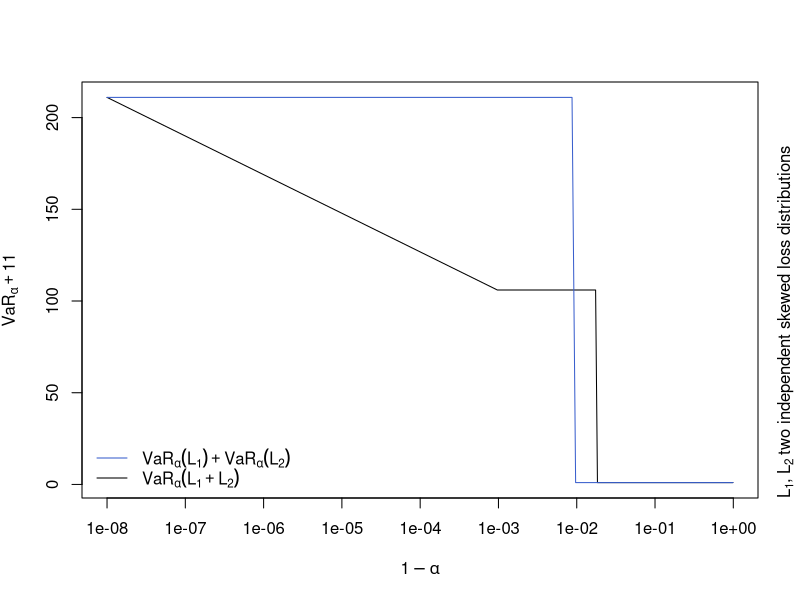
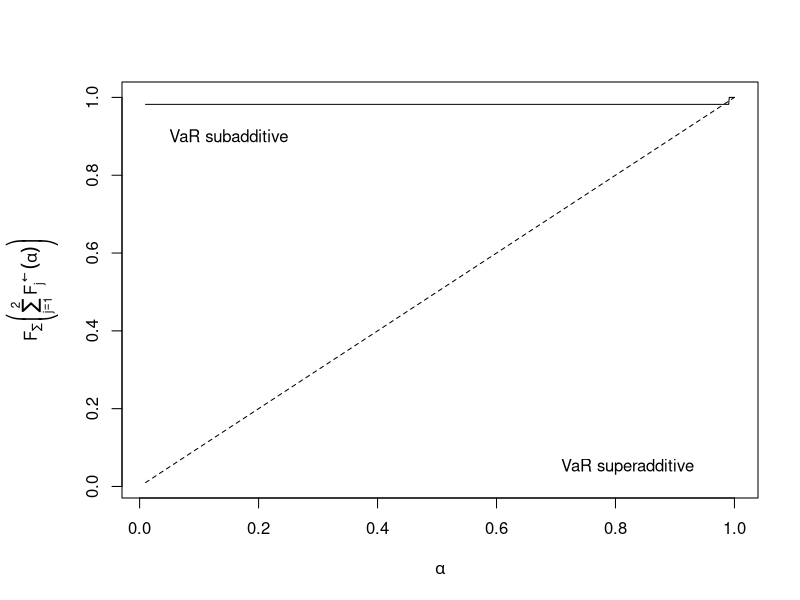
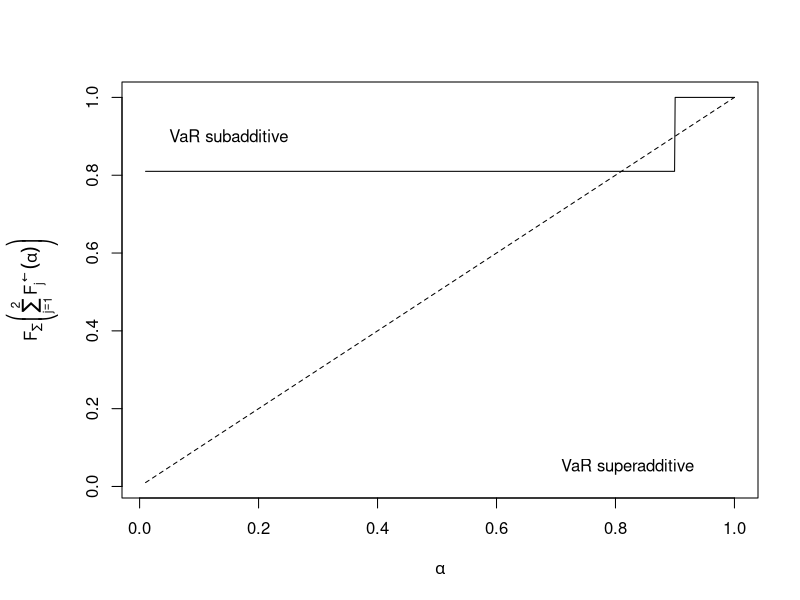
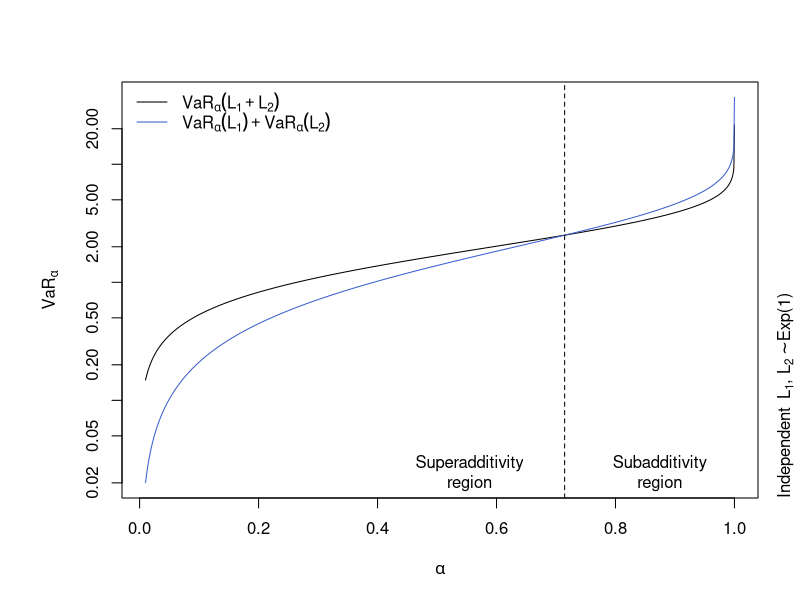

Reproduce these figures in R, in order.
## By Marius Hofert

## Selected VaR superadditivity examples


### 1 Example: Skewed loss distributions #######################################

## Consider two independently defaultable zero-coupon bonds; see MFE (2015, Example 2.25)

## Setup
n <- 1024 # number of alphas
p <- 0.009 # default probability of each of the bonds
alpha <- seq(1e-2, 1-1e-8, length.out = n) # range of confidence levels

## Compute VaR_alpha(L_1 + L_2) and  VaR_alpha(L_1) + VaR_alpha(L_2)
qF <- function(alpha, p)
    ifelse(alpha <= 1-p, -5, 100) # valid for all alpha in (0,1]
qF_sum <- function(alpha, p) # valid for all alpha in (0,1]
    sapply(alpha, function(a) {
        if(a <= (1-p)^2) -10
        else if(a <= 1-p^2) 95
        else 200})
VaR <- 2*qF(alpha, p = p) # VaR_alpha(L_1) + VaR_alpha(L_2)
VaR.sum <- qF_sum(alpha, p = p) # VaR_alpha(L_1+L_2) for L_1, L_2 ind. Exp(1)

## Plot (Note: due to negative values, we have to shift the y values in
## order to plot in log-scale; also, log = "xy" leads to no improvement)
shift <- -min(VaR, VaR.sum) + 1 # + 1 => >= 1
VaR. <- VaR + shift # shift VaR to be > 0
VaR.sum. <- VaR.sum + shift # shift VaR.sum to be > 0
plot(1-alpha, VaR.sum., ylim = range(VaR., VaR.sum.), type = "l", log = "x",
     xlab = expression(1-alpha), ylab = substitute(VaR[alpha]+s, list(s = shift)))
lines(1-alpha, VaR., col = "royalblue3")
legend("bottomleft", lty = 1, col = c("royalblue3", "black"), bty = "n",
       legend = c(expression(VaR[alpha](L[1])+VaR[alpha](L[2])),
                  expression(VaR[alpha](L[1]+L[2]))))
mtext(expression(L[1]*","~L[2]~"two independent skewed loss distributions"),
      side = 4, line = 1, adj = 0)

## We can also detect the superadditive region by noting that
##     F^-_{L_1}(alpha) + F^-_{L_2}(alpha) < F^-_{L_1+L_2}(alpha)
## <=> F_{L_1+L_2}(F^-_{L_1}(alpha) + F^-_{L_2}(alpha)) < alpha
F_sum <- function(x, p)
    sapply(x, function(x.) {
        if(x. < -10) 0
        else if(x. < 95) (1-p)^2
        else if(x. < 200) 1-p^2
        else 1
    })
F_of_F_inverses <- function(alpha, p) F_sum(2*qF(alpha, p = p), p = p)

## Plot
y <- F_of_F_inverses(alpha, p = p)
par(mar = c(5.1, 4.1+2, 4.1, 2.1)) # more space for the y-axis label
plot(alpha, y, type = "l", ylim = range(y, alpha),
     xlab = expression(alpha),
     ylab = expression(F[sum()]*bgroup("(", sum({F[j]^{{phantom(.)%<-%phantom(.)}}}(alpha), j == 1, 2), ")")))
lines(alpha, alpha, lty = 2)
text(0.15, 0.9, label = "VaR subadditive")
text(0.82, 0.05, label = "VaR superadditive")

## With p = 0.1, one sees more:
p <- 0.1
y <- F_of_F_inverses(alpha, p = p)
par(mar = c(5.1, 4.1+2, 4.1, 2.1)) # more space for the y-axis label
plot(alpha, y, type = "l", ylim = range(y, alpha),
     xlab = expression(alpha),
     ylab = expression(F[sum()]*bgroup("(", sum({F[j]^{{phantom(.)%<-%phantom(.)}}}(alpha), j == 1, 2), ")")))
lines(alpha, alpha, lty = 2)
text(0.15, 0.9, label = "VaR subadditive")
text(0.82, 0.05, label = "VaR superadditive")
## Note: Hofert and McNeil (2014, "Subadditivity of Value-at-Risk for Bernoulli
##       random variables") showed that VaR_alpha is always subadditive for
##       alpha > 1-p.


### 2 Example: Independent, light-tailed losses and small to moderate alpha ####

## Consider two independent Exp(1) random variables and small to moderate alpha;
## see MFE (2015, Example 7.30)

## Setup
n <- 1024 # number of alphas
alpha <- seq(1e-2, 1-1e-8, length.out = n) # range of confidence levels

## Compute VaR_alpha(L_1 + L_2) and VaR_alpha(L_1) + VaR_alpha(L_2)
VaR <- 2*qexp(alpha) # VaR_alpha(L_1) + VaR_alpha(L_2)
VaR.sum  <- qgamma(alpha, shape = 2) # VaR_alpha(L_1 + L_2) for L_1, L_2 ind. Exp(1)
alpha.super <- max(alpha[VaR.sum > VaR]) # ~ 0.7145 (max. alpha for which VaR superadd.)

## Plot (Note: no improvement by plotting in 1-alpha and with log = "xy")
plot(alpha, VaR.sum, ylim = range(VaR, VaR.sum), type = "l", log = "y",
     xlab = expression(alpha), ylab = expression(VaR[alpha]))
lines(alpha, VaR, col = "royalblue3")
abline(v = alpha.super, lty = 2)
legend("topleft", lty = 1, col = c("black", "royalblue3"), bty = "n",
       legend = c(expression(VaR[alpha](L[1]+L[2])),
                  expression(VaR[alpha](L[1])+VaR[alpha](L[2]))))
text(alpha.super-0.16, 0.025, labels = "Superadditivity\nregion")
text(alpha.super+0.16, 0.025, labels = "Subadditivity\nregion")
mtext(expression("Independent"~~L[1]*", "*L[2]%~%"Exp(1)"), side = 4, line = 1, adj = 0)

